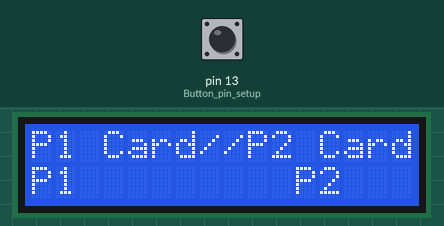
Simulated run of this sketch. Board: Arduino Uno, built with avr-gcc and run on an emulated ATmega328P. On the bench: 16×2 character LCD. Inputs (shaded band) come from the test bench; at power-on: pin 13 (Button_pin_setup) LOW. Random numbers use the default seed unless the sketch sets one.

Above: at 1.2 s.
1.3 s: pin 13 (Button_pin_setup) pulled HIGH for 3.2 s
At 1.64 s:
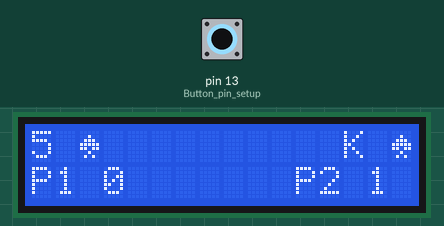
At 5.4 s:
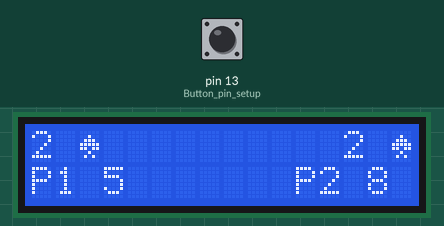
6.0 s: pin 13 (Button_pin_setup) pulled HIGH for 3.2 s
At 10.2 s:
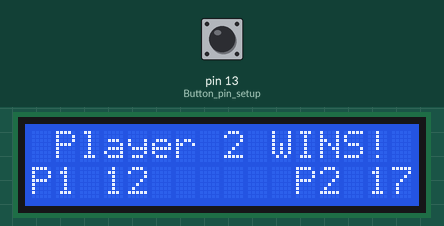
Timing chart, 0 to 11.7 s (numbered marks = the images above; inputs shaded):
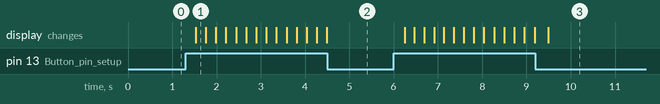

Measured:
- after the input at 1.3 s, the display: changes after 0.23 s (image 1)

The sketch:

War_Game.ino
```cpp
#include <LiquidCrystal.h>

LiquidCrystal lcd(12,11,5,4,3,2); //

  int card = 0; // Set up Integers
  int card1 = 4;
  int card2 = 4;
  int card3 = 4;
  int card4 = 4;
  int card5 = 4;
  int card6 = 4;
  int card7 = 4;
  int card8 = 4;
  int card9 = 4;
  int card10 = 4;
  int card11 = 4;
  int card12 = 4;
  int card13 = 4;
  int cardVar = 0;
  int cardCount = 52;
  int cardDrawn = 0;
  int player1_card = 0;
  int player2_card = 0;
  int player1_point = 0;
  int player2_point = 0;
  int player1_score = 0;
  int player2_score = 0;
  int Suit = 0;
  int time = 220;
  int warTime = 1750;


byte heart[8] = // Set up custom characters using binary code representing each pixel on the display
{
  B00000,
  B00000,
  B01010,
  B11111,
  B11111,
  B01110,
  B00100,
  B00000,
};

byte diamond[8] =
{
  B00000,
  B00100,
  B01110,
  B11111,
  B11111,
  B01110,
  B00100,
  B00000,
};

byte spade[8] =
{
  B00000,
  B00100,
  B01110,
  B11111,
  B11011,
  B00100,
  B01010,
  B00000,
};

byte club[8] =
{
  B00000,
  B01110,
  B00100,
  B10101,
  B11111,
  B10101,
  B00100,
  B00000,
};

void setup() {                  // Set up to run once
 pinMode(13, INPUT);            // Button pin setup
 lcd.begin(16,2);               // LCD Set up
 lcd.createChar(1, spade);      // Creates custom suit characters to be referenced later
 lcd.createChar(2, club);
 lcd.createChar(3, heart);
 lcd.createChar(4, diamond);
 lcd.clear();                   // Reset LCD
 lcd.setCursor(0,0);            // Display Intro Screen by setting cursor location then printing
 lcd.print("P1 Card//");
 lcd.setCursor(9,0);
 lcd.print("P2 Card");
 lcd.setCursor(0,1);
 lcd.print("P1");
 lcd.setCursor(11,1);
 lcd.print("P2");
 randomSeed(analogRead(5));     // Start Random Number Generator by reading an analog pin without data input


 if (digitalRead(13) == HIGH)   // Activates Lightning Rounds if button is pressed during startup
   {
     time = 20;
     warTime = 30;
   }

}

void loop()
{
  while (cardCount > 0) // Loops continuously until there are no cards left to draw
  {

    if (digitalRead(13) == HIGH) // Checks for button press
    {
      if (warTime == 30) // Runs Lightning Rounds
      {
        lcd.setCursor(0,0);
        lcd.print("LIGHTNING ROUNDS");
      }
      delay(time); // waits for a moment

      chooseCard(); // Picks a random card
      player1_card = cardDrawn; // Saves card for P1

      displayCard(); // Displays P1's Card

      chooseCard(); // Picks a random card
      player2_card = cardDrawn; // Saves card for P2

      displayCard(); // Displays P2's Card

      chooseWinner(); // Determines Winner

      displayPoints(); // Displays Points for both players

      cardCount = card1 + card2 + card3 + card4 + card5 + card6 + card7 + card8 + card9 + card10 + card11 + card12 + card13; // Resets card counter
    }

  }
  if (player1_score > player2_score) // After there are no cards left a winner is decided based on scores
    player1_win();

  if (player1_score < player2_score)
    player2_win();

  if (player1_score == player2_score)
    tie_win();

}

//-=-=-=-=-=-=-=-=-=-=-=-=-=-=-=-=-=-=-
// Game Functions

void chooseCard(void)
{
  cardDrawn = 0; // Resets Variables
  card = 0;

  while (cardDrawn == 0) // Determines If a card can be drawn then draws it
  {
    if ((card == 1) && (card1 > 0)){ // If a card has already been drawn four times that card can not be drawn again
      cardVar = card1--; // Decreases the amount of a given card in the deck
      cardCount--; //Decreases the amount of cards in the deck
      cardDrawn = 1; // Sets Global variable to the card value
    }
    if ((card == 2) && (card2 > 0)){
      cardVar = card2--;
      cardCount--;
      cardDrawn = 2;
    }
    if ((card == 3) && (card3 > 0)){
      cardVar = card3--;
      cardCount--;
      cardDrawn = 3;
    }
    if ((card == 4) && (card4 > 0)){
      cardVar = card4--;
      cardCount--;
      cardDrawn = 4;
    }
    if ((card == 5) && (card5 > 0)){
      cardVar = card5--;
      cardCount--;
      cardDrawn = 5;
    }
    if ((card == 6) && (card6 > 0)){
      cardVar = card6--;
      cardCount--;
      cardDrawn = 6;
    }
    if ((card == 7) && (card7 > 0)){
      cardVar = card7--;
      cardCount--;
      cardDrawn = 7;
    }
    if ((card == 8) && (card8 > 0)){
      cardVar = card8--;
      cardCount--;
      cardDrawn = 8;
    }
    if ((card == 9) && (card9 > 0)){
      cardVar = card9--;
      cardCount--;
      cardDrawn = 9;
    }
    if ((card == 10) && (card10 > 0)){
      cardVar = card10--;
      cardCount--;
      cardDrawn = 10;
    }
    if ((card == 11) && (card11 > 0)){
      cardVar = card11--;
      cardCount--;
      cardDrawn = 11;
    }
    if ((card == 12) && (card12 > 0)){
      cardVar = card12--;
      cardCount--;
      cardDrawn = 12;
    }
    if ((card == 13) && (card13 > 0)){
      cardVar = card13--;
      cardCount--;
      cardDrawn = 13;
    }
    if (cardDrawn == 0){              // Chooses a random card
       card = random(1,14);
    }

  }

}

void chooseWinner(void)
{
  player1_point = 0;  // Sets both players' points to zero
  player2_point = 0;

  while ((player1_point == 0) && (player2_point == 0)) // Waits for
  {
    if (player1_card > player2_card)  // Determines Winner and allocates points
    {
      player1_point = 1;
    }
    if (player1_card < player2_card)
    {
      player2_point = 1;
    }
    if ((player1_card == player2_card) && (cardCount >= 8)) // If both players have the same card a war occurs
    {
      War();
    }
    if ((player1_card == player2_card) && (cardCount < 8)) // If both players have the same card and there are not enough cards in the deck for a war, both players get points and the game ends
    {
      cardCount = 0;
      player1_point = 2;
      player2_point = 2;
    }

  }

}

void War(void)
{
  delay(warTime);     //Flashes "WAR!" three times quickly
  lcd.setCursor(0,0);
  lcd.print("      WAR!      ");
  delay(time);
  lcd.setCursor(0,0);
  lcd.print("                ");
  delay(time);
  lcd.setCursor(0,0);
  lcd.print("      WAR!      ");
  delay(time);
  lcd.setCursor(0,0);
  lcd.print("                ");
  delay(time);
  lcd.setCursor(0,0);
  lcd.print("      WAR!      ");
  delay(time);
  lcd.setCursor(0,0);
  lcd.print("                ");
  delay(time);

  chooseCard();  // Draws three face-down cards from the deck for each player
  chooseCard();
  chooseCard();
  chooseCard();
  chooseCard();
  chooseCard();

  chooseCard(); // Draws new cards for each player
   player1_card = cardDrawn;

  chooseCard();
   player2_card = cardDrawn;

  displayCard();

  if (player1_card > player2_card)  // Gives points based on the outcome of the war
  {
    player1_point = 5;
  }
  else if (player1_card < player2_card)
  {
    player2_point = 5;
  }
  else if (player1_card == player2_card)
  {
    player1_point = 2;
    player2_point = 2;
  }

}

//-=-=-=-=-=-=-=-=-=-=-=-=-=-=-=-=-=-=-=-=-=-=-
//Win Functions

void player1_win(void)  //Shows the players who won in the end
{
  lcd.setCursor(0,0);
  lcd.print("                ");
  lcd.setCursor(0,0);
  lcd.print(" Player 1 WINS! ");
}

void player2_win(void)
{
  lcd.setCursor(0,0);
  lcd.print("                ");
  lcd.setCursor(0,0);
  lcd.print(" Player 2 WINS! ");
}

void tie_win(void)
{
  lcd.setCursor(0,0);
  lcd.print("                ");
  lcd.setCursor(0,0);
  lcd.print("   Its a TIE!   ");
}

//-=-=-=-=-=-=-=-=-=-=-=-=-=-=-=-=-=-=-=-=-=-=-
//Display Control Code


void displayCard(void)
{
  lcd.setCursor(0,0);  // Checks to see what card each player drew
  lcd.print("                 ");
  lcd.setCursor(0,0);
  if (player1_card == 1)
    lcd.print("2");
  else if (player1_card == 2)
    lcd.print("3");
  else if (player1_card == 3)
    lcd.print("4");
  else if (player1_card == 4)
    lcd.print("5");
  else if (player1_card == 5)
    lcd.print("6");
  else if (player1_card == 6)
    lcd.print("7");
  else if (player1_card == 7)
    lcd.print("8");
  else if (player1_card == 8)
    lcd.print("9");
  else if (player1_card == 9)
    lcd.print("10");
  else if (player1_card == 10)
    lcd.print("J");
  else if (player1_card == 11)
    lcd.print("Q");
  else if (player1_card == 12)
    lcd.print("K");
  else if (player1_card == 13)
    lcd.print("A");

  lcd.setCursor(13,0);   // Does the same for player 2
  if (player2_card == 1)
    lcd.print("2");
  else if (player2_card == 2)
    lcd.print("3");
  else if (player2_card == 3)
    lcd.print("4");
  else if (player2_card == 4)
    lcd.print("5");
  else if (player2_card == 5)
    lcd.print("6");
  else if (player2_card == 6)
    lcd.print("7");
  else if (player2_card == 7)
    lcd.print("8");
  else if (player2_card == 8)
    lcd.print("9");
  else if (player2_card == 9)
    lcd.print("10");
  else if (player2_card == 10)
    lcd.print("J");
  else if (player2_card == 11)
    lcd.print("Q");
  else if (player2_card == 12)
    lcd.print("K");
  else if (player2_card == 13)
    lcd.print("A");

  Suit = random(1,5); // Displays a random suit for each card
  lcd.setCursor(2,0);
  lcd.write(byte(Suit));
  Suit = random(1,5);
  lcd.setCursor(15,0);
  lcd.write(byte(Suit));
}

void displayPoints(void)
{
  if (player1_point == 1)  // Adds to each players total score the amount of points earned
  {
    player1_score++;
  }
  if (player1_point == 2)
  {
    player1_score++;
    player1_score++;
  }
  if (player1_point == 5)
  {
    player1_score++;
    player1_score++;
    player1_score++;
    player1_score++;
    player1_score++;
  }
  if (player2_point == 1)
  {
    player2_score++;
  }
  if (player2_point == 2)
  {
    player2_score++;
    player2_score++;
  }
  if (player2_point == 5)
  {
    player2_score++;
    player2_score++;
    player2_score++;
    player2_score++;
    player2_score++;
  }
  lcd.setCursor(3,1);
  lcd.print(player1_score);  // Prints each player's total score

  lcd.setCursor(14,1);
  lcd.print(player2_score);

}

//    ("`-''-/").___..--''"`-._
//     `6_ 6  )   `-.  (     ).`-.__.`)
//     (_Y_.)'  ._   )  `._ `. ``-..-'
//   _..`--'_..-_/  /--'_.' ,'
//  (il),-''  (li),'  ((!.-'
```
